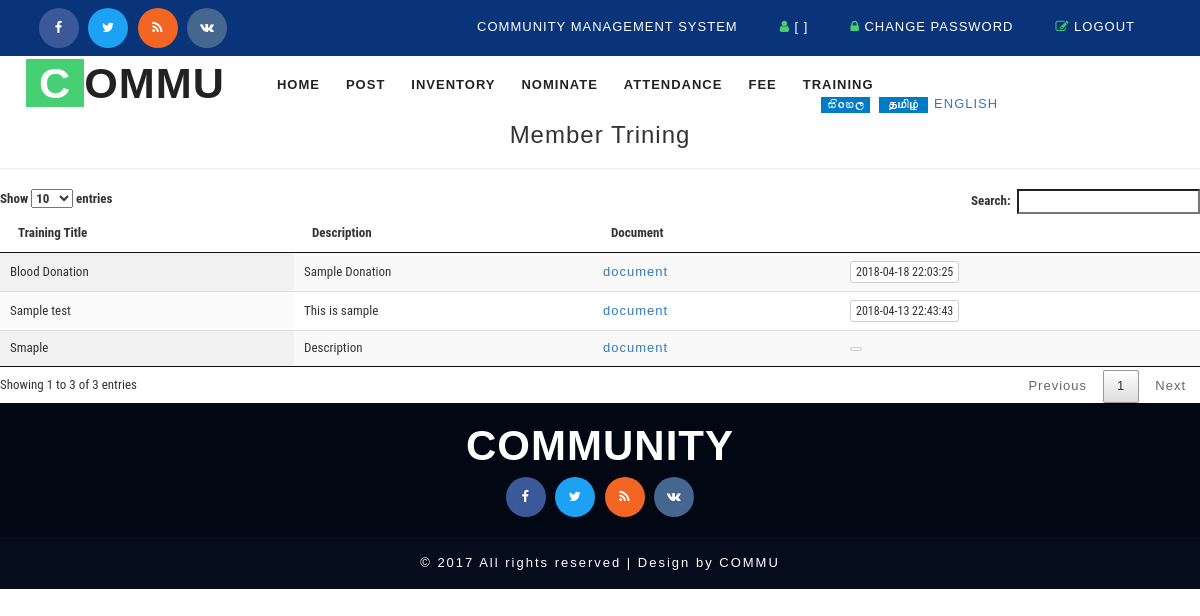
The page /member_training.php on the database its author committed.
### tables this page shows
CREATE TABLE `cms_training` (
  `id` int(5) NOT NULL AUTO_INCREMENT,
  `title` varchar(100) DEFAULT NULL,
  `description` text,
  `document` varchar(200) DEFAULT NULL,
  `status` varchar(10) DEFAULT 'ACTIVE',
  `created_datetime` timestamp NULL DEFAULT CURRENT_TIMESTAMP,
  PRIMARY KEY (`id`)
);

### model/DB.php (called while the page is built, shortened)
<?php
function getDBConnection() {
    $servername = "localhost";
    $username = "root";
    $password = "123";
    $db = "cmsdb";
    $conn = mysqli_connect($servername, $username, $password, $db);
    if (!$conn) {
        die("Connection failed: " . mysqli_connect_error());
    } else {
        return $conn;
    }
}
function getData($sql) {
    $conn = getDBConnection();
    $result = mysqli_query($conn, $sql);
    if (mysqli_num_rows($result) > 0) {
        return $result;
    } else {
        return FALSE;
    }
}
?>

### member_training.php (the view, shortened to what this page needs)
<?php session_start();
 include './model/DB.php';
?>
<!DOCTYPE html>
<html lang="en">
    <head>
        <?php include_once './basecss.php'; ?>
    </head>
    <body>
        <div class="header">
            <div class="w3layouts_header_right">
                <div class="agileits-social top_content">
                    <ul>
                        <li><a href="#"><i class="fa fa-facebook"></i></a></li>
                        <li><a href="#"><i class="fa fa-twitter"></i></a></li>
                        <li><a href="#"><i class="fa fa-rss"></i></a></li>
                        <li><a href="#"><i class="fa fa-vk"></i></a></li>
                    </ul>
                </div>
            </div>
            <div class="w3layouts_header_left">
                <?php include './_top.php'; ?>
            </div>
            <div class="clearfix"> </div>
        </div>
        <div class="banner">
            <nav class="navbar navbar-default">
                <div class="navbar-header navbar-left">
                    <h1><a class="navbar-brand" href="index.html"><span>C</span>OMMU</a></h1>
                </div>
                <div class="collapse navbar-collapse navbar-right" id="bs-example-navbar-collapse-1">
                    <?php include './_menu_member.php';?>
                </div>
                <div class="w3_agile_search">
                                      <?php include './_search.php';?>
                </div>
            </nav>
        </div>
  <div class="row">
            <div class="col-md-12">
                <h3 style="text-align: center">Member Trining</h3>
                   <hr>
            </div>
        </div>
        <div class="row">
            <div class="col-md-12">
                <table id="example" class="display" cellspacing="0" width="100%">
                    <thead>
                        <tr>
                            <th>Training Title</th>
                            <th>Description</th>
                            <th>Document</th>
                            <th></th>
                        </tr>
                    </thead>
                    <tbody>
                        <?php
                        $sql = " SELECT * FROM cms_training ";
                        $resultx = getData($sql);
                        if ($resultx != FALSE) {
                            while ($row = mysqli_fetch_assoc($resultx)) {
                                ?>
                                <tr>
                                    <td><?= $row['title']; ?></td>
                                    <td><?= $row['description']; ?></td>
                                    <td><a href="uploads/<?= $row['document']; ?>" target="_blank">document</a></td>
                                    <td>
                                    <button type="button" class="btn btn-default btn-xs"><?= $row['created_datetime']; ?></button>
                                    </td>
                                </tr>
                                <?php
                            }
                        }
                        ?>
                    </tbody>
                </table>
            </div>
        </div>
        <?php include './_footer.php'; ?>
    </body>
</html>

### css/style.css (style rules this page uses)
html, body { font-size: small; font-family: 'Source Sans Pro', sans-serif; background:#ffffff; margin: 0; }
p,ul li,ol li,body a { margin:0; font-family: 'Source Sans Pro', sans-serif; letter-spacing:1px; }
h1,h2,h3,h4,h5,h6 { font-family: 'Source Sans Pro', sans-serif; margin:0; letter-spacing:1px; }
ul,label { margin:0; padding:0; }
.w3layouts_header_left { float: right; margin-top: 10px; }
.w3layouts_header_right { float:left; }
.header { padding: 0.6em 3em; background: #09347a; }
.w3layouts_header_right ul li { display:inline-block; color: #fff; }
.agileits-social.top_content ul { margin: 0!important; }
.agileits-social.top_content { margin: 0!important; }
.w3layouts_header_right ul li i { color: #47cf73; }
.w3layouts_header_right ul li a { color: #fff; text-decoration:none; }
.navbar-default { background: none; border: none; }
.navbar { margin-bottom: 0; }
.navbar-collapse { padding: 0; }
.navbar-right { margin-right: 0; }
nav.navbar.navbar-default { background: none; padding: 0.5em 2em; }
.navbar-right { float: left !important; margin: 1em 0 0 12em; }
.navbar-default .navbar-brand,.navbar-default .navbar-brand:hover, .navbar-default .navbar-brand:focus { color: #222; }
.navbar-brand { height: 42px; padding: 0; font-size: 1.2em; line-height: 43px; font-weight: 700; text-transform: uppercase; }
.navbar-brand span { color: #fff; background: #47cf73; padding: 0px 13px; }
.w3_agile_search { float:right; width: 25%; }
.agileits-social ul { padding:0; margin:0; margin-top: 8px; }
.agileits-social ul li { display:inline-block; }
.agileits-social ul li a { color: #333; text-align: center; }
.agileits-social ul li a i.fa.fa-facebook { height: 40px; width: 40px; background: #3b5998; line-height: 40px; color: #fff; border-radius: 50%; -webkit-border-radius: 50%; -moz-border-radius: 50%; -o-border-radius: 50%; -ms-border-radius: 50%; transition:0.5s all; -webkit-transition:0.5s all; -moz-transition:0.5s all; -o-transition:0.5s all; -ms-transition:0.5s all; }
.agileits-social ul li a i.fa.fa-twitter { height: 40px; width: 40px; background: #1da1f2; line-height: 40px; color: #fff; border-radius: 50%; -webkit-border-radius: 50%; -moz-border-radius: 50%; -o-border-radius: 50%; -ms-border-radius: 50%; transition:0.5s all; -webkit-transition:0.5s all; -moz-transition:0.5s all; -o-transition:0.5s all; -ms-transition:0.5s all; }
.agileits-social ul li a i.fa.fa-rss { height: 40px; width: 40px; background: #f26522; line-height: 40px; color: #fff; border-radius: 50%; -webkit-border-radius: 50%; -moz-border-radius: 50%; -o-border-radius: 50%; -ms-border-radius: 50%; transition:0.5s all; -webkit-transition:0.5s all; -moz-transition:0.5s all; -o-transition:0.5s all; -ms-transition:0.5s all; }
.agileits-social ul li a i.fa.fa-vk { height: 40px; width: 40px; background: #45668e; line-height: 40px; color: #fff; border-radius: 50%; -webkit-border-radius: 50%; -moz-border-radius: 50%; -o-border-radius: 50%; -ms-border-radius: 50%; transition:0.5s all; -webkit-transition:0.5s all; -moz-transition:0.5s all; -o-transition:0.5s all; -ms-transition:0.5s all; }
.agileits-social ul li:nth-child(2) { margin:0 .5em; }
.agileits-social ul li:nth-child(3) { margin:0 .5em 0 0; }
@media (max-width:1440px) { .navbar-right { margin: 1em 0 0 9em; } }
@media (max-width:1440px) { .w3_agile_search { float: right; width: 29%; } }
@media (max-width: 1366px) { .navbar-right { margin: 1em 0 0 6em; } }
@media (max-width: 1366px) { .w3_agile_search { float: right; width:30%; } }
@media (max-width: 1280px) { .navbar-right { margin: 1em 0 0 3em; } }
@media (max-width: 1280px) { .w3_agile_search { float: right; width: 31%; } }

### rows shown on the page
cms_training: title "Smaple", description "Description"
cms_training: title "Sample test", description "This is sample", created_datetime "2018-04-13 22:43:43"
cms_training: title "Blood Donation", description "Sample Donation", created_datetime "2018-04-18 22:03:25"
